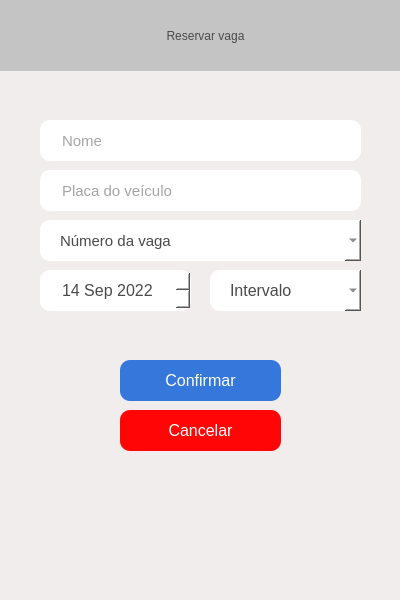
<?xml version="1.0" encoding="UTF-8"?>
<ui version="4.0">
 <class>ReservarVaga</class>
 <widget class="QMainWindow" name="ReservarVaga">
  <property name="geometry">
   <rect>
    <x>0</x>
    <y>0</y>
    <width>400</width>
    <height>600</height>
   </rect>
  </property>
  <property name="minimumSize">
   <size>
    <width>400</width>
    <height>600</height>
   </size>
  </property>
  <property name="maximumSize">
   <size>
    <width>400</width>
    <height>600</height>
   </size>
  </property>
  <property name="cursor">
   <cursorShape>ArrowCursor</cursorShape>
  </property>
  <property name="windowTitle">
   <string>Sistema de estacionamento -Reservar</string>
  </property>
  <property name="windowIcon">
   <iconset>
    <normaloff>imagens/seguro-de-automovel.png</normaloff>imagens/seguro-de-automovel.png</iconset>
  </property>
  <property name="styleSheet">
   <string notr="true">background-color: rgb(242, 237, 237);
color: rgb(75, 74, 74);</string>
  </property>
  <widget class="QWidget" name="centralwidget">
   <widget class="QLabel" name="label">
    <property name="geometry">
     <rect>
      <x>-10</x>
      <y>0</y>
      <width>431</width>
      <height>71</height>
     </rect>
    </property>
    <property name="styleSheet">
     <string notr="true">background-color: rgb(196, 196, 196);
color: rgb(75, 74, 74);
font: 24pt &quot;Segoe UI&quot;;
padding: 10px;
border:none;</string>
    </property>
    <property name="text">
     <string>Reservar vaga</string>
    </property>
    <property name="alignment">
     <set>Qt::AlignCenter</set>
    </property>
   </widget>
   <widget class="QPushButton" name="btnConfirmar">
    <property name="geometry">
     <rect>
      <x>120</x>
      <y>360</y>
      <width>161</width>
      <height>41</height>
     </rect>
    </property>
    <property name="font">
     <font>
      <pointsize>12</pointsize>
     </font>
    </property>
    <property name="cursor">
     <cursorShape>PointingHandCursor</cursorShape>
    </property>
    <property name="styleSheet">
     <string notr="true">background-color: rgb(53, 119, 218);
border: none;
border-radius:10px;
color: rgb(255, 255, 255);</string>
    </property>
    <property name="text">
     <string>Confirmar</string>
    </property>
   </widget>
   <widget class="QPushButton" name="btnCancelar">
    <property name="geometry">
     <rect>
      <x>120</x>
      <y>410</y>
      <width>161</width>
      <height>41</height>
     </rect>
    </property>
    <property name="font">
     <font>
      <pointsize>12</pointsize>
     </font>
    </property>
    <property name="cursor">
     <cursorShape>PointingHandCursor</cursorShape>
    </property>
    <property name="styleSheet">
     <string notr="true">background-color: #FF0505;
border: none;
border-radius:10px;
color: rgb(255, 255, 255);</string>
    </property>
    <property name="text">
     <string>Cancelar</string>
    </property>
   </widget>
   <widget class="QComboBox" name="numeroVaga">
    <property name="geometry">
     <rect>
      <x>40</x>
      <y>220</y>
      <width>321</width>
      <height>41</height>
     </rect>
    </property>
    <property name="font">
     <font>
      <pointsize>11</pointsize>
     </font>
    </property>
    <property name="cursor">
     <cursorShape>PointingHandCursor</cursorShape>
    </property>
    <property name="styleSheet">
     <string notr="true">border-radius:10px;
background-color:white;
color: rgb(75, 74, 74);
padding-left: 20px;
text-align:center;</string>
    </property>
    <property name="editable">
     <bool>false</bool>
    </property>
    <property name="placeholderText">
     <string>Número da vaga</string>
    </property>
    <item>
     <property name="text">
      <string>01</string>
     </property>
    </item>
    <item>
     <property name="text">
      <string>02</string>
     </property>
    </item>
    <item>
     <property name="text">
      <string>03</string>
     </property>
    </item>
    <item>
     <property name="text">
      <string>04</string>
     </property>
    </item>
    <item>
     <property name="text">
      <string>05</string>
     </property>
    </item>
    <item>
     <property name="text">
      <string>06</string>
     </property>
    </item>
    <item>
     <property name="text">
      <string>07</string>
     </property>
    </item>
    <item>
     <property name="text">
      <string>08</string>
     </property>
    </item>
    <item>
     <property name="text">
      <string>09</string>
     </property>
    </item>
    <item>
     <property name="text">
      <string>10</string>
     </property>
    </item>
    <item>
     <property name="text">
      <string>11</string>
     </property>
    </item>
    <item>
     <property name="text">
      <string>12</string>
     </property>
    </item>
    <item>
     <property name="text">
      <string>13</string>
     </property>
    </item>
    <item>
     <property name="text">
      <string>14</string>
     </property>
    </item>
    <item>
     <property name="text">
      <string>15</string>
     </property>
    </item>
    <item>
     <property name="text">
      <string>16</string>
     </property>
    </item>
    <item>
     <property name="text">
      <string>17</string>
     </property>
    </item>
    <item>
     <property name="text">
      <string>18</string>
     </property>
    </item>
    <item>
     <property name="text">
      <string>19</string>
     </property>
    </item>
    <item>
     <property name="text">
      <string>20</string>
     </property>
    </item>
   </widget>
   <widget class="QLineEdit" name="nomeCliente">
    <property name="geometry">
     <rect>
      <x>40</x>
      <y>120</y>
      <width>321</width>
      <height>41</height>
     </rect>
    </property>
    <property name="font">
     <font>
      <family>Segoe UI</family>
      <pointsize>11</pointsize>
      <weight>50</weight>
      <italic>false</italic>
      <bold>false</bold>
     </font>
    </property>
    <property name="styleSheet">
     <string notr="true">background-color: rgb(255, 255, 255);
font: 11pt &quot;Segoe UI&quot;;
padding-left: 20px;
border-radius:10px;
color: rgb(75, 74, 74);</string>
    </property>
    <property name="text">
     <string/>
    </property>
    <property name="placeholderText">
     <string>Nome</string>
    </property>
   </widget>
   <widget class="QLineEdit" name="placa">
    <property name="geometry">
     <rect>
      <x>40</x>
      <y>170</y>
      <width>321</width>
      <height>41</height>
     </rect>
    </property>
    <property name="font">
     <font>
      <family>Segoe UI</family>
      <pointsize>11</pointsize>
      <weight>50</weight>
      <italic>false</italic>
      <bold>false</bold>
     </font>
    </property>
    <property name="styleSheet">
     <string notr="true">background-color: rgb(255, 255, 255);
font: 11pt &quot;Segoe UI&quot;;
padding-left: 20px;
border-radius:10px;
color: rgb(75, 74, 74);</string>
    </property>
    <property name="text">
     <string/>
    </property>
    <property name="placeholderText">
     <string>Placa do veículo</string>
    </property>
   </widget>
   <widget class="QDateEdit" name="dataReserva">
    <property name="geometry">
     <rect>
      <x>40</x>
      <y>270</y>
      <width>151</width>
      <height>41</height>
     </rect>
    </property>
    <property name="font">
     <font>
      <pointsize>12</pointsize>
     </font>
    </property>
    <property name="styleSheet">
     <string notr="true">border-radius:10px;
background-color:white;
color: rgb(75, 74, 74);
padding-left: 20px;
text-align:center;</string>
    </property>
    <property name="minimumDateTime">
     <datetime>
      <hour>6</hour>
      <minute>0</minute>
      <second>0</second>
      <year>2022</year>
      <month>9</month>
      <day>14</day>
     </datetime>
    </property>
   </widget>
   <widget class="QComboBox" name="intervaloReserva">
    <property name="geometry">
     <rect>
      <x>210</x>
      <y>270</y>
      <width>151</width>
      <height>41</height>
     </rect>
    </property>
    <property name="font">
     <font>
      <pointsize>12</pointsize>
     </font>
    </property>
    <property name="styleSheet">
     <string notr="true">border-radius:10px;
background-color:white;
color: rgb(75, 74, 74);
padding-left: 20px;
text-align:center;</string>
    </property>
    <property name="placeholderText">
     <string>Intervalo</string>
    </property>
    <item>
     <property name="text">
      <string>08:00 - 09:00</string>
     </property>
    </item>
    <item>
     <property name="text">
      <string>09:00 - 10:00</string>
     </property>
    </item>
    <item>
     <property name="text">
      <string>10:00 - 11:00</string>
     </property>
    </item>
    <item>
     <property name="text">
      <string>11:00 - 12:00</string>
     </property>
    </item>
    <item>
     <property name="text">
      <string>12:00 - 13:00</string>
     </property>
    </item>
    <item>
     <property name="text">
      <string>13:00 - 14:00</string>
     </property>
    </item>
    <item>
     <property name="text">
      <string>14:00 - 15:00</string>
     </property>
    </item>
    <item>
     <property name="text">
      <string>15:00 - 16:00</string>
     </property>
    </item>
    <item>
     <property name="text">
      <string>16:00 - 17:00</string>
     </property>
    </item>
    <item>
     <property name="text">
      <string>17:00 - 18:00</string>
     </property>
    </item>
    <item>
     <property name="text">
      <string>18:00 - 19:00</string>
     </property>
    </item>
    <item>
     <property name="text">
      <string>19:00 - 20:00</string>
     </property>
    </item>
    <item>
     <property name="text">
      <string>20:00 - 21:00</string>
     </property>
    </item>
    <item>
     <property name="text">
      <string>21:00 - 22:00</string>
     </property>
    </item>
    <item>
     <property name="text">
      <string>22:00 - 23:00</string>
     </property>
    </item>
   </widget>
  </widget>
  <widget class="QMenuBar" name="menubar">
   <property name="geometry">
    <rect>
     <x>0</x>
     <y>0</y>
     <width>400</width>
     <height>22</height>
    </rect>
   </property>
  </widget>
  <widget class="QStatusBar" name="statusbar"/>
 </widget>
 <resources/>
 <connections/>
</ui>
